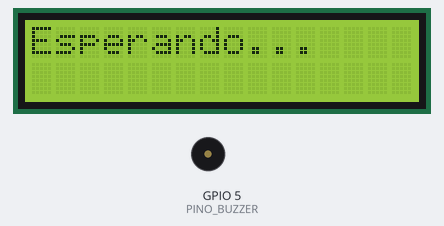
Simulated run of this sketch. Board: ESP32. Shown: 16×2 character LCD, buzzer (waves = sounding, pin HIGH). WiFi joins after 1.5 s; servers stay silent unless stated; random numbers use the default seed unless the sketch sets one; no MQTT or app messages arrive unless stated; what the sketch prints to the serial monitor is not drawn.

Above: at 0.1 s.
At 3.7 s:
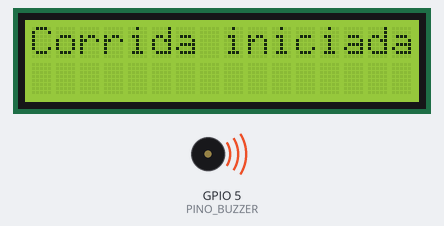
At 53.6 s:
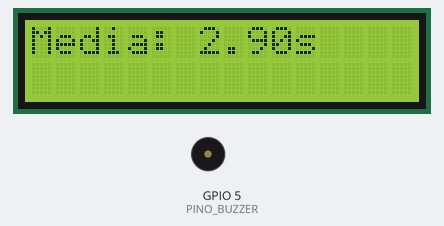
At 117.4 s:
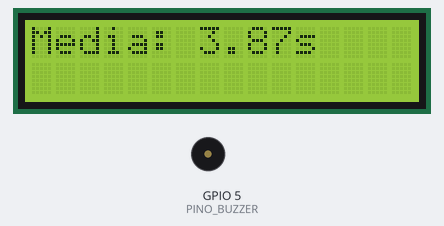
Timing chart, 0 to 130.0 s (numbered marks = the images above):
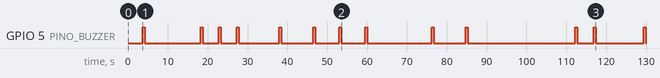

The sketch:

code.ino
```cpp
#include <WiFi.h>
#include <PubSubClient.h>
#include <LiquidCrystal_I2C.h>
#include <WebServer.h>

// Configurações de Wi-Fi e MQTT
const char* SSID = "Wokwi-GUEST";   // Nome da rede Wi-Fi (SSID)
const char* PASSWORD = "";          // Senha do Wi-Fi (vazio para redes abertas)
const char* BROKER_MQTT = "20.9.139.149";  // Endereço do broker MQTT
const int BROKER_PORT = 1883;              // Porta do broker MQTT
const char* TOPICO_PUBLISH = "/corrida/voltas";  // Tópico MQTT para publicar os tempos de volta

// Configurações do sensor PIR (simulado)
const int PINO_PIR = 4;        // Pino do sensor PIR
bool movimentoDetectado = false;  // Indica se o sensor PIR detectou movimento
bool movimentoAnterior = false;   // Guarda o estado anterior do sensor PIR

// Configurações do Buzzer
const int PINO_BUZZER = 5;      // Pino do Buzzer

// Limite de média de tempo
const unsigned long LIMITE_MEDIA = 3000;  // Limite de tempo para calcular a média das voltas

// Instancia os objetos necessários
WiFiClient espClient;           // Cliente Wi-Fi
PubSubClient MQTT(espClient);   // Cliente MQTT usando o Wi-Fi
LiquidCrystal_I2C lcd(0x27, 16, 2);  // Display LCD I2C no endereço 0x27, com 16 colunas e 2 linhas
WebServer server(80);           // Servidor web rodando na porta 80

unsigned long temposVoltas[10]; // Armazena os tempos de até 10 voltas
unsigned long tempoTotalCorrida = 0; // Tempo total da corrida
unsigned long tempoMedia = 0;    // Média dos tempos das voltas
int numeroVoltas = 0;            // Contador de voltas
bool corridaEmAndamento = false; // Indica se a corrida está em andamento

// Função que retorna os dados da corrida em formato JSON via HTTP
void handleCorridaStatus() {
  String response = "{";
  response += "\"numeroVoltas\":" + String(numeroVoltas) + ",";   // Número de voltas
  response += "\"temposVoltas\":[";

  // Adiciona os tempos de cada volta ao JSON
  for (int i = 0; i < numeroVoltas; i++) {
    response += String(temposVoltas[i] / 1000.0, 2);
    if (i < numeroVoltas - 1) {
      response += ",";
    }
  }

  response += "],";
  response += "\"tempoTotalCorrida\":" + String(tempoTotalCorrida / 1000.0, 2) + ","; // Tempo total da corrida
  response += "\"tempoMedia\":" + String(tempoMedia / 1000.0, 2); // Média dos tempos
  response += "}";

  server.send(200, "application/json", response); // Resposta HTTP em JSON
}

void setup() {
  Serial.begin(115200);    // Inicializa o monitor serial para depuração
  lcd.init();              // Inicializa o display LCD
  lcd.backlight();         // Liga a luz de fundo do LCD
  lcd.print("Esperando..."); // Exibe mensagem inicial

  // Configura os pinos do sensor PIR e do Buzzer
  pinMode(PINO_PIR, INPUT);
  pinMode(PINO_BUZZER, OUTPUT);

  initWiFi();   // Inicializa a conexão Wi-Fi
  initMQTT();   // Inicializa a conexão MQTT

  // Configura rota HTTP para retornar o status da corrida
  server.on("/status_corrida", handleCorridaStatus);
  server.begin();  // Inicia o servidor web
}

void loop() {
  if (!MQTT.connected()) reconnectMQTT();  // Verifica a conexão MQTT e reconecta se necessário
  MQTT.loop();  // Mantém a conexão MQTT ativa
  server.handleClient();  // Lida com requisições HTTP do servidor

  // Simulação do sensor PIR (gera um movimento aleatório)
  if (random(0, 2)) {
    movimentoDetectado = true;
    Serial.println("Movimento detectado!");
  } else {
    movimentoDetectado = false;
    Serial.println("Nenhum movimento detectado.");
  }

  delay(2000);  // Atraso para simular tempo de processamento

  // Inicia a corrida se ainda não tiver começado
  if (!corridaEmAndamento) {
    iniciarCorrida();
  }

  // Registra uma volta quando movimento é detectado e a corrida está em andamento
  if (corridaEmAndamento && movimentoDetectado && !movimentoAnterior) {
    registrarVolta();
    movimentoAnterior = true; // Atualiza o estado anterior do movimento
  }

  // Reseta o estado do movimento se não há detecção
  if (!movimentoDetectado) {
    movimentoAnterior = false;
  }

  // Calcula e exibe a média de tempo das voltas no display LCD
  if (numeroVoltas > 0) {
    tempoMedia = tempoTotalCorrida / numeroVoltas;
    lcd.setCursor(0, 0);
    lcd.print("Media: ");
    lcd.print(tempoMedia / 1000.0, 2);
    lcd.print("s    ");
  }

  // Finaliza a corrida após 10 voltas
  if (numeroVoltas >= 10) {
    finalizarCorrida();
  }
}

// Inicia a corrida
void iniciarCorrida() {
  numeroVoltas = 0;
  tempoTotalCorrida = 0;
  corridaEmAndamento = true;
  lcd.clear();
  lcd.print("Corrida iniciada");
  Serial.println("Corrida iniciada");
}

// Registra o tempo de uma volta
void registrarVolta() {
  unsigned long tempoVolta = random(1000, 5000);  // Gera tempo de volta aleatório entre 1 e 5 segundos
  temposVoltas[numeroVoltas] = tempoVolta;
  tempoTotalCorrida += tempoVolta;

  // Exibe o tempo da volta no monitor serial
  Serial.print("Volta ");
  Serial.print(numeroVoltas + 1);
  Serial.print(": ");
  Serial.print(tempoVolta / 1000.0, 2);
  Serial.println(" segundos");

  numeroVoltas++;  // Incrementa o número de voltas
  tocarBuzzer(500);  // Toca o Buzzer por 500ms
  MQTT.publish(TOPICO_PUBLISH, String(tempoVolta / 1000.0, 2).c_str());  // Publica o tempo da volta no MQTT
}

// Finaliza a corrida
void finalizarCorrida() {
  // Exibe mensagem de fim de corrida
  Serial.println("Fim da corrida!");
  delay(5000);
  numeroVoltas = 0;  // Reseta o número de voltas
  corridaEmAndamento = false;
  lcd.clear();
  lcd.print("Esperando...");
}

// Toca o Buzzer por um tempo determinado
void tocarBuzzer(int duracao) {
  digitalWrite(PINO_BUZZER, HIGH);
  delay(duracao);
  digitalWrite(PINO_BUZZER, LOW);
}

// Inicializa a conexão Wi-Fi
void initWiFi() {
  Serial.print("Conectando ao Wi-Fi...");
  WiFi.begin(SSID, PASSWORD);  // Conecta ao Wi-Fi

  int tentativas = 0;
  while (WiFi.status() != WL_CONNECTED && tentativas < 10) {  // Tenta conectar 10 vezes
    delay(500);
    Serial.print(".");
    tentativas++;
  }

  if (WiFi.status() == WL_CONNECTED) {
    Serial.println(" Conectado ao Wi-Fi!");
  } else {
    Serial.println(" Falha ao conectar ao Wi-Fi!");
    lcd.clear();
    lcd.print("Erro de Wi-Fi");
    while (1);  // Para o programa em caso de falha
  }
}

// Inicializa o MQTT
void initMQTT() {
  MQTT.setServer(BROKER_MQTT, BROKER_PORT);  // Configura o servidor MQTT
}

// Reconecta ao MQTT se a conexão cair
void reconnectMQTT() {
  while (!MQTT.connected()) {
    Serial.print("Tentando conectar ao MQTT...");
    if (MQTT.connect("ESP32Corrida")) {
      Serial.println("Conectado ao MQTT!");
    } else {
      Serial.print("Falha: ");
      Serial.println(MQTT.state());
      delay(1000);  // Tenta reconectar após 1 segundo
    }
  }
}
```

Measured:
- by itself, GPIO 5 (PINO_BUZZER): LOW → HIGH at 3.6 s, → LOW 0.50 s later, → HIGH 14.1 s later, → LOW 0.50 s later, … (26 changes in this stretch)
- what the display in image 1 shows lasts 0.6 s, from 3.6 s to 4.2 s
- what the display in image 2 shows lasts 6.6 s, from 53.5 s to 60.1 s
